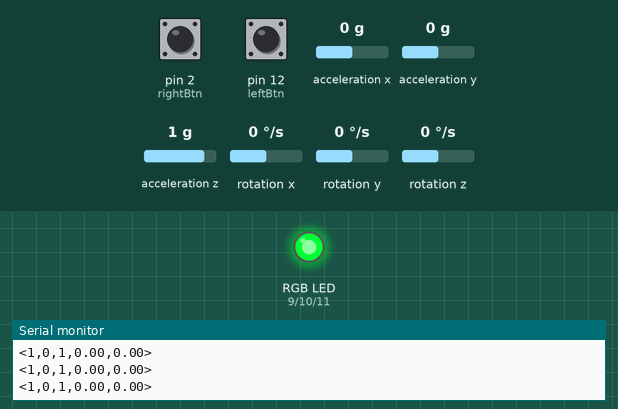
This sketch was run on a simulated Arduino Uno, built with avr-gcc and run on an emulated ATmega328P. On the bench: an RGB LED mixed from three pins (HIGH = lit), the last lines printed to the serial monitor. Dashed ring = blinking. The inputs (shaded band) are chosen by the test bench; at power-on: pin 12 (leftBtn) HIGH, pin 2 (rightBtn) HIGH, acceleration x 0 g, acceleration y 0 g, acceleration z 1 g, rotation x 0 °/s, rotation y 0 °/s, rotation z 0 °/s.

Above: at 1.7 s.
1.8 s: pin 12 (leftBtn) pulled LOW for 1 s
At 2.9 s:
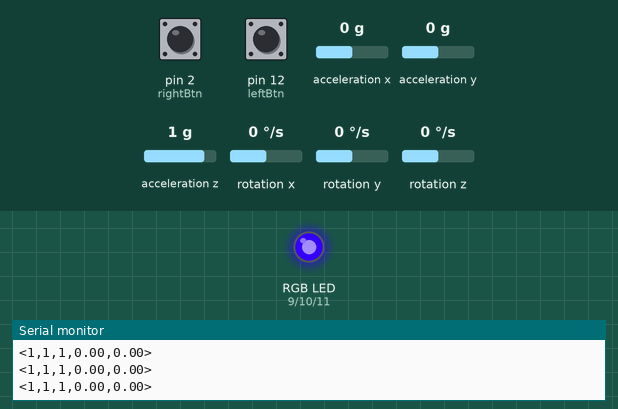
4.3 s: pin 12 (leftBtn) pulled LOW for 0.15 s
At 5.7 s:
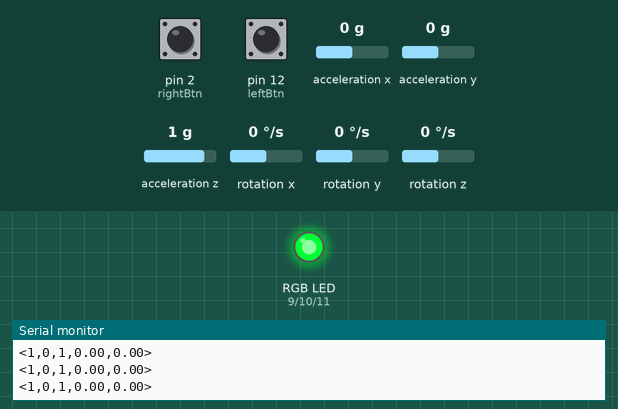
7.4 s: pin 12 (leftBtn) pulled LOW for 3.2 s
At 7.5 s:
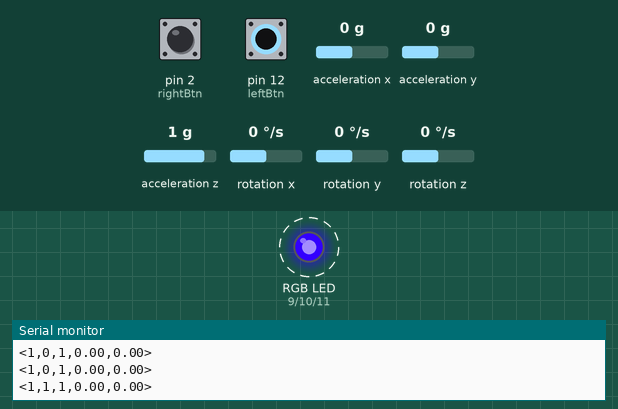
Timing chart, 0 to 12.0 s (numbered marks = the images above; inputs shaded):
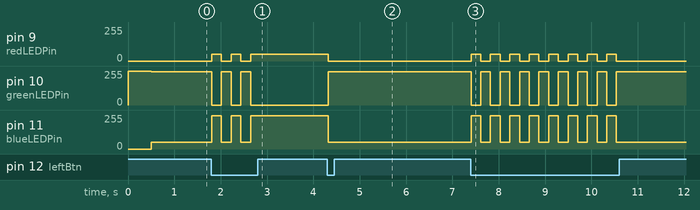

The sketch:

LightGardenController2V01.ino
```cpp
//Light Garden Controller 2 Code, 2014

#include <Wire.h>
#include <SFE_MMA8452Q.h>

MMA8452Q accel;

long time=0;
long leftBtnLastTime = 0;
long rightBtnLastTime = 0;
long timeElapsed =0;
long dualBtnHoldTime = 0;
boolean timerStart = false;
long dualBtnHoldTimeDelay = 1500;
boolean reset = false;
int btnReadDelay = 200;

int redLEDPin = 9;
int greenLEDPin = 10;
int blueLEDPin = 11;

int leftBtn = 12;
int rightBtn = 2;

int leftBtnVal= 0;
int rightBtnVal =0;

boolean currentLEDColor = false;

void setup(){
  Serial.begin(9600);
  Serial.println("CtrlON");
  accel.init();

  pinMode(redLEDPin, OUTPUT);
  pinMode(greenLEDPin, OUTPUT);
  pinMode(blueLEDPin, OUTPUT);

  pinMode(leftBtn,INPUT_PULLUP);
  pinMode(rightBtn,INPUT_PULLUP);

  digitalWrite(greenLEDPin, HIGH);
  delay(500);
  digitalWrite(greenLEDPin, LOW);


}


void loop(){


  leftBtnVal = digitalRead(leftBtn);
  rightBtnVal = digitalRead(rightBtn);

  if (millis() - leftBtnLastTime >= btnReadDelay){
    if (leftBtnVal == false){
      currentLEDColor = !currentLEDColor;
      leftBtnLastTime = millis();
    }
  }


  if ((leftBtnVal == 0) && (rightBtnVal == 0) && (timerStart == false)){
    timerStart = true;
    dualBtnHoldTime = millis();

  }

  else

    if (timerStart == true){
    timeElapsed = millis() - dualBtnHoldTime ;
    if (timeElapsed >=  dualBtnHoldTimeDelay){

      reset = true;
    }

    if ((leftBtnVal == 1 || rightBtnVal == 1)){
      timerStart = false;
      dualBtnHoldTime = 0;

      reset = false;

    }

  }


  if (currentLEDColor == false){
    analogWrite(blueLEDPin, 50);
    analogWrite(greenLEDPin, 250);
    analogWrite(redLEDPin,0);

  }
  else
    if (currentLEDColor == true){
      analogWrite(blueLEDPin, 250);
      analogWrite(greenLEDPin, 0);
      analogWrite(redLEDPin,50);
    }

  delay(50); //150


    if (accel.available()){


    accel.read();


    printCalculatedAccels();


  }
  else
    digitalWrite(blueLEDPin, LOW);


}


void printCalculatedAccels()
{
  Serial.print("<");
  Serial.print("1");
  Serial.print(",");
  if(reset){
    Serial.print("2");
  }
  else if(currentLEDColor){
    Serial.print("1");
  }
  else{
    Serial.print("0");
  }
  Serial.print(",");
  Serial.print(rightBtnVal);
  Serial.print(",");
  Serial.print(accel.cx, 2);
  Serial.print(",");

  Serial.print(accel.cy, 2);
  //Serial.print(",");
  // Serial.print(accel.cz, 2);
  Serial.print(">");
  Serial.println();
}
```

Measured:
- after the input at 1.8 s, pin 9 (redLEDPin): alternates 50/255 for 0.21 s and 0/255 for 0.21 s, 5 changes in all, then stays 50/255, starting at once; pin 10 (greenLEDPin): alternates 250/255 for 0.21 s and 0/255 for 0.21 s, 5 changes in all, then stays 0/255, starting at once
- after the input at 4.3 s, pin 9 (redLEDPin): 50/255 → 0/255 at once; pin 10 (greenLEDPin): 0/255 → 250/255 at once; pin 11 (blueLEDPin): 250/255 → 50/255 at once
- after the input at 7.4 s, pin 9 (redLEDPin): alternates 50/255 for 0.21 s and 0/255 for 0.21 s, 16 changes in all, then stays 0/255, starting at once; pin 10 (greenLEDPin): alternates 250/255 for 0.21 s and 0/255 for 0.21 s, 16 changes in all, then stays 250/255, starting at once
